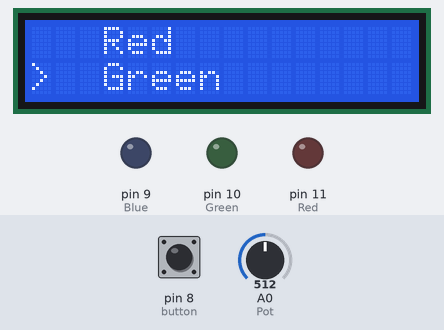
A sketch run on a simulated Arduino Uno, built with avr-gcc and run on an emulated ATmega328P. Shown: 16×2 character LCD, output pins drawn as LEDs (lit = HIGH). The inputs (shaded band) are chosen by the test bench; at power-on: A0 (Pot) = 512, pin 8 (button) HIGH. What the sketch prints to the serial monitor is not drawn.

Above: at 1.2 s.
1.3 s: A0 (Pot) set to 590
At 2.2 s:
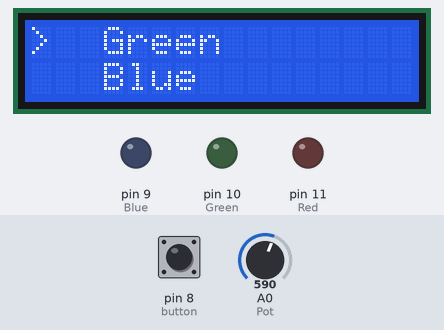
4.3 s: A0 (Pot) set to 672
5.8 s: A0 (Pot) set to 691
At 6.5 s:
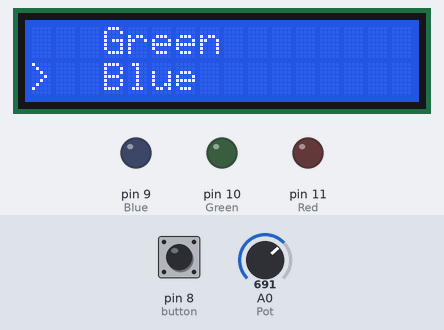
7.3 s: A0 (Pot) set to 320
At 8.3 s:
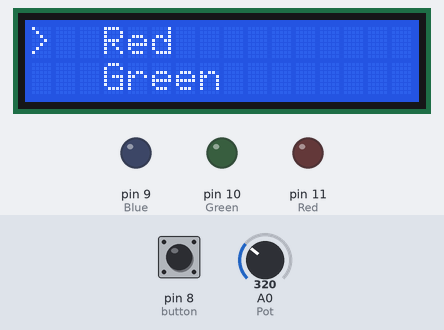
8.8 s: pin 8 (button) pulled LOW for 0.2 s
At 8.98 s:
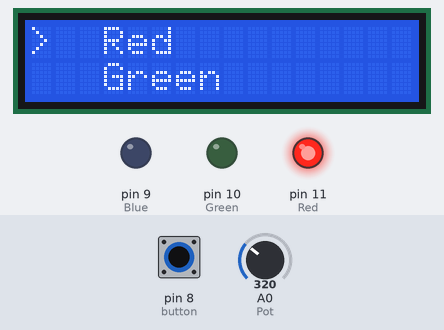
10.6 s: pin 8 (button) pulled LOW for 3.2 s
At 14.7 s:
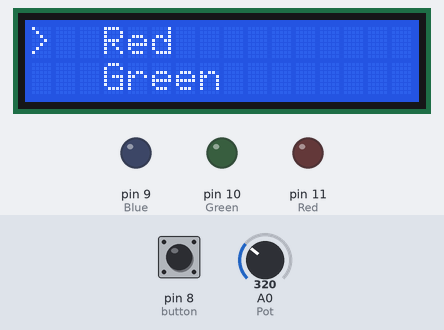
Timing chart, 0 to 16.2 s (numbered marks = the images above; inputs shaded):
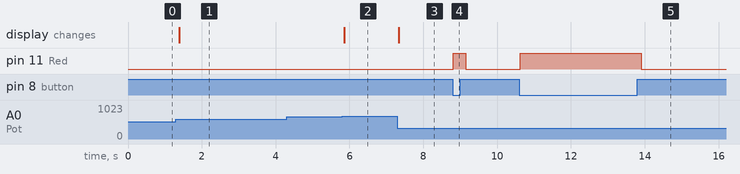

The sketch:

Color_Select_MENU.ino
```cpp
#include <Wire.h>
#include <LiquidCrystal_I2C.h>

LiquidCrystal_I2C lcd(0x27, 16, 2);

int Pot = A0;
int PotVal;

int Red = 11;
int Green = 10;
int Blue = 9;

int button = 8;
int button_input;

String Color[] = {"Red", "Green", "Blue"};

void red() {
  digitalWrite(Red, HIGH);
  digitalWrite(Green, LOW);
  digitalWrite(Blue, LOW);
}

void green() {
  digitalWrite(Red, LOW);
  digitalWrite(Green, HIGH);
  digitalWrite(Blue, LOW);
}

void blue() {
  digitalWrite(Red, LOW);
  digitalWrite(Green, LOW);
  digitalWrite(Blue, HIGH);
}

void Light() {


  if (PotVal <= 330) {
    red();
  }

  else if (PotVal <= 679) {
    green();
  }

  else {
    blue();
  }

}

void Light_off(){
    digitalWrite(Red, LOW);
  digitalWrite(Green, LOW);
  digitalWrite(Blue, LOW);
}
void setup() {

  pinMode(Red, OUTPUT);
  pinMode(Green, OUTPUT);
  pinMode(Blue, OUTPUT);

  pinMode(Pot, INPUT);
  pinMode(button, INPUT);

  Serial.begin(9600);

  lcd.init();
  lcd.backlight();
}

void loop() {

  PotVal = analogRead(Pot);
  button_input = digitalRead(button);

  Serial.println(PotVal);

  lcd.clear();


  // RED SELECTED


  if (PotVal <= 330) {

    lcd.setCursor(0, 0);
    lcd.print(">");

    lcd.setCursor(3, 0);
    lcd.print(Color[0]);   // Red

    lcd.setCursor(3, 1);
    lcd.print(Color[1]);   // Green
  }


  else if (PotVal <= 580) {

    lcd.setCursor(0, 1);
    lcd.print(">");

    lcd.setCursor(3, 0);
    lcd.print(Color[0]);   // Green

    lcd.setCursor(3, 1);
    lcd.print(Color[1]);   // Blue
  }


  else if (PotVal <= 680) {

    lcd.setCursor(0, 0);
    lcd.print(">");

    lcd.setCursor(3, 0);
    lcd.print(Color[1]);   // Green

    lcd.setCursor(3, 1);
    lcd.print(Color[2]);   // Blue
  }
  // ======================


  else {

    lcd.setCursor(3, 0);
    lcd.print(Color[1]);   // Green

    lcd.setCursor(0, 1);
    lcd.print(">");

    lcd.setCursor(3, 1);
    lcd.print(Color[2]);   // Blue
  }

  if (button_input == 0) {
    Light();
  }
  else if (button_input == 1){
    Light_off();
  }


  delay(150);
}
```

Measured:
- the behaviour switches between 680 and 681 on A0 (Pot) (found by bisection; images 1 and 2)
- after the input at 1.3 s, the display: changes after 0.09 s (image 1)
- after the input at 4.3 s, every drawn part: stays the same
- after the input at 5.8 s, the display: changes after 0.05 s (image 2)
- after the input at 7.3 s, the display: changes at once (image 3)
- after the input at 8.8 s, pin 11 (Red): LOW → HIGH at once, → LOW 0.33 s later
- after the input at 10.6 s, pin 11 (Red): LOW → HIGH at once, → LOW 3.3 s later
